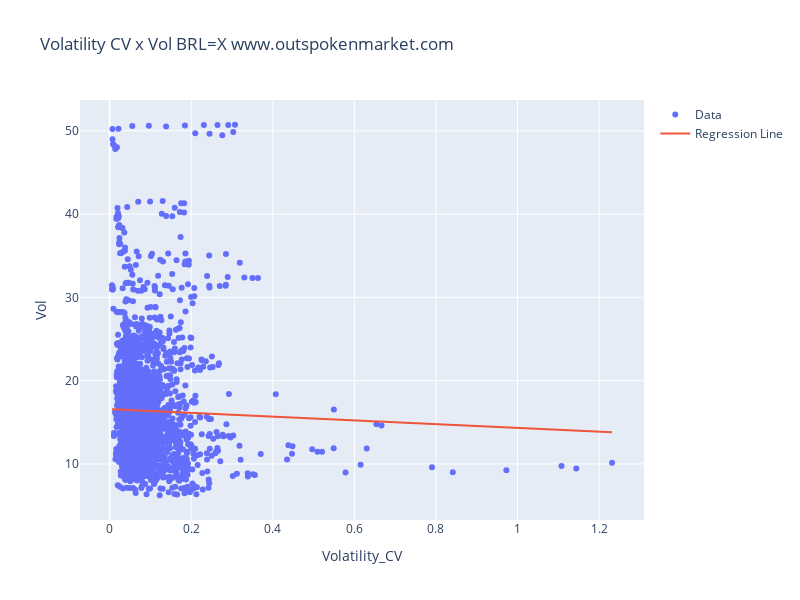

Notebook code for this chart:
### Code cell
# Calcular a linha de regressão
m, b = np.polyfit(df1["Volatility_CV"], df1["Vol"], 1)
regression_line = m * df1["Volatility_CV"] + b

# Crie o gráfico de dispersão e a linha de regressão
fig = go.Figure()

fig.add_trace(
    go.Scatter(
        x = df1["Volatility_CV"],
        y = df1["Vol"],
        mode = "markers",
        name = "Data"
    )
)

fig.add_trace(
    go.Scatter(
        x = df1["Volatility_CV"],
        y = regression_line,
        mode = "lines",
        name = "Regression Line"
    )
)

# Defina títulos e rótulos
fig.update_layout(
    height = 600, width = 800,
    title = "Volatility CV x Vol " + str(ticker1) + " www.outspokenmarket.com",
    xaxis_title = "Volatility_CV",
    yaxis_title = "Vol"
)

# Plot
fig.show()

### Figure 1 — Plotly figure (JSON) as saved in the notebook; plotly's stock layout.template omitted (floating-point values rounded to 4 significant figures; data arrays with more than 128 entries replaced by an {"elided": "..."} marker saying what was removed)
{"data": [{"mode": "markers", "name": "Data", "type": "scatter", "x": {"elided": "2621 float values"}, "y": {"elided": "2621 float values"}}, {"mode": "lines", "name": "Regression Line", "type": "scatter", "x": {"elided": "2621 float values"}, "y": {"elided": "2621 float values"}}], "layout": {"height": 600, "title": {"text": "Volatility CV x Vol BRL=X www.outspokenmarket.com"}, "width": 800, "xaxis": {"autorange": true, "range": [-0.0729, 1.31], "title": {"text": "Volatility_CV"}, "type": "linear"}, "yaxis": {"autorange": true, "range": [3.269, 53.7], "title": {"text": "Vol"}, "type": "linear"}}}
